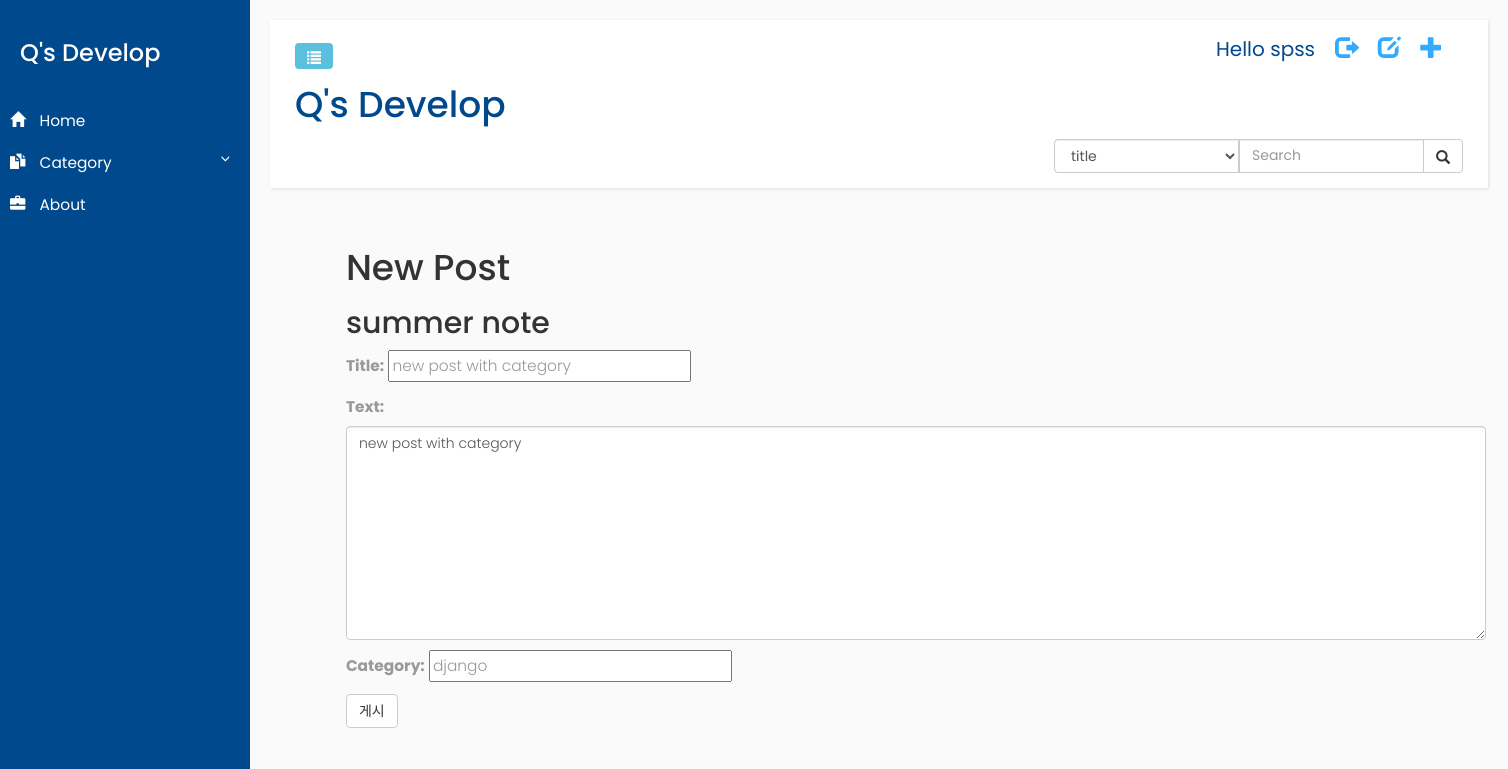
The app's page /post/new/2 (signed in) with its own data.
### blog/models.py (models this page shows, shortened)
class Post(models.Model):
    author = models.ForeignKey('auth.User',on_delete=models.CASCADE,)
    title = models.CharField(max_length=200)
    text = models.TextField()
    category = models.CharField(max_length=200)
    created_date = models.DateTimeField(default = timezone.now)
    published_date = models.DateTimeField(blank = True, null=True)

### blog/views.py (the view)
# urls.py: path('post/new/<int:pk>', views.post_new, name='post_new'),
@login_required(login_url='admin:login')
def post_new(request, pk):
    post_inst = get_object_or_404(Post, pk=pk)
    if request.method =='POST':
        form = PostForm(request.POST, request.FILES, instance=post_inst)
        if form.is_valid():
            post = form.save(commit=False)
            post.author = request.user
            post.save()
            return redirect('blog:post_detail', post.pk)
    else:
        form = PostForm(instance=post_inst)
    return render(request, 'blog/post_edit.html', {'form':form})

### blog/forms.py
class PostForm(forms.ModelForm):
    class Meta:
        model = Post
        fields =('title','text','category')
    def __init__(self, *args, **kwargs):
        super().__init__(*args, **kwargs)
        self.fields['text'].widget.attrs.update({
            'class':'form-control click2edit',
            'id':'summernote',
            })

### blog/templates/blog/post_edit.html (shortened to what this page needs)
{% extends 'blog/base.html' %}
{% load static %}
{% block content %}
<link href="http://cdnjs.cloudflare.com/ajax/libs/summernote/0.8.12/summernote.css" rel="stylesheet">
    <h1>New Post</h1>
    <h2>summer note</h2>
    <form name="frm" id="frm" action="" method="POST" class="post-form" enctype="multipart/form-data">
        {{ form.as_p }}
        <button type="submit" class="save btn btn-default">게시</button>
    </form>
{% endblock %}

### blog/templates/blog/base.html (shortened to what this page needs)
{% load static %}
<html>
    <head>
        <link rel="stylesheet" href="https://maxcdn.bootstrapcdn.com/bootstrap/3.3.7/css/bootstrap.min.css">
        <link rel="stylesheet" href="{% static 'blog/css/blog_frame.css'%}">
        <link rel="stylesheet" href="{% static 'blog/css/blog_container.css'%}">
        <link rel="stylesheet" href="{% static 'blog/css/blog_header.css'%}">
    </head>
    <body>
        <div class="wrapper">
            <nav id="sidebar">
                    <div class="sidebar-header">
                        <h3>Q's Develop</h3>
                    </div>
                    <div class="sidebar-ul">
                       <ul class="list-unstyled components">
                            <li>
                                <a href="{% url 'blog:post_list' %}">
                                    <i class="glyphicon glyphicon-home"></i>
                                    Home
                                </a>
                                <a href="#pageSubmenu" data-toggle="collapse" aria-expanded="false">
                                    <i class="glyphicon glyphicon-duplicate"></i>
                                    Category
                                </a>
                            </li>
                            <li>
                                <a href="{% url 'blog:about' %}">
                                    <i class="glyphicon glyphicon-briefcase"></i>
                                    About
                                </a>
                            </li>
                        </ul>
                    </div>
                </nav>
            <div id="content">
                <nav class="navbar navbar-default">
                    <div class="container-fluid">
                        <div class="navbar-header">
                            <button type="button" id="sidebarCollapse" class="btn btn-info navbar-btn">
                                <span class="glyphicon glyphicon-list"></span>
                            </button>
                        </div>
                        {% if user.is_authenticated %}
                        <a href="{% url 'blog:post_new_init' %}" class="top-menu"><span class="glyphicon glyphicon-plus"></span></a>
                        <a href="{% url 'blog:post_draft_list' %}" class="top-menu"><span class="glyphicon glyphicon-edit"></span></a>
                        <a href="{% url 'logout' %}" class="top-menu"><span class="glyphicon glyphicon-log-out"></span></a>
                        <span class="userName">Hello {{ user.username }}</span>
                        {% else %}
                        <a href="{% url 'login' %}" class="top-menu"><span class="glyphicon glyphicon-log-in"></span></span></a>
                        {% endif %}
                        <h1 id="blog-title"><a href="http://127.0.0.1:8000/">Q's Develop</a></h1>
                        <div class ="search-box">
                            <form class="search-box-form" action="{% url 'blog:post_list' %}" method="get">
                                <div class="input-group">
                                    <select name ='fd_name' class="form-control" >
                                            <option value ='title'>title</option>
                                    </select>
                                    <input type="text" name="item" class="form-control" placeholder="Search">
                                    <div class="input-group-btn">
                                        <button class='btn btn-default' type='submit'>
                                            <i class="glyphicon glyphicon-search"></i>
                                        </button>
                                    </div>
                                </div>
                            </form>
                        </div>
                    </div>
                </nav>
                <div class = "container">
                    <div>
                        {% block content%}
                        {% endblock%}
                    </div>
                </div>
            </div>
        </div>
    </body>
</html>

### blog/static/blog/css/blog_frame.css (style rules this page uses)
body { font-family: 'Poppins', sans-serif; background: #fafafa; }
p { font-family: 'Poppins', sans-serif; font-size: 1.1em; font-weight: 300; line-height: 1.7em; color: #999; }
a, a:hover, a:focus { color: inherit; text-decoration: none; transition: all 0.3s; }
.navbar { padding: 15px 10px; background: #fff; border: none; border-radius: 0; margin-bottom: 40px; box-shadow: 1px 1px 3px rgba(0, 0, 0, 0.1); }
.navbar-btn { box-shadow: none; outline: none !important; border: none; }
i, span { display: inline-block; }
.wrapper { display: flex; align-items: stretch; }
#sidebar { min-width: 250px; max-width: 250px; background: #00498c; color: #fff; transition: all 0.3s; }
#sidebar ul li a { text-align: left; }
#sidebar .sidebar-header { padding: 20px; background: #00498c; position: fixed; padding-right: 0; }
#sidebar .sidebar-ul { position: fixed; width: 250px; top: 80px; }
#sidebar .sidebar-ul ul.components { padding: 20px 0; position: relative; }
#sidebar ul li a { padding: 10px; font-size: 1.1em; display: block; }
#sidebar ul li a i { margin-right: 10px; }
a[data-toggle="collapse"] { position: relative; }
a[aria-expanded="false"]::before, a[aria-expanded="true"]::before { content: '\e259'; display: block; position: absolute; right: 20px; font-family: 'Glyphicons Halflings'; font-size: 0.6em; }
#content { padding: 20px; min-height: 100vh; transition: all 0.3s; }

### blog/static/blog/css/blog_container.css (style rules this page uses)
#content { width: 100%; }
.container { margin-right: auto; margin-left: 5%; }

### blog/static/blog/css/blog_header.css (style rules this page uses)
#blog-title { color: #00498c; size : 100px; margin-top: 50px; }
.top-menu, .top-menu:hover, .top-menu:visited { color: #32AAFF; float: right; font-size: 17pt; margin-right: 20px; }
.userName { float: right; margin-right: 20px; color: #00498c; font-family: inherit; font-size: 20px; }
.input-group { display: inline-flex; float: right; }
.input-group-btn { width: 40px; }
.input-group-btn button { height: 34px; }

### records on screen
Post: title "new post with category", text "new post with category", category "django"

### other values on screen
{{ user.username }} "spss"
